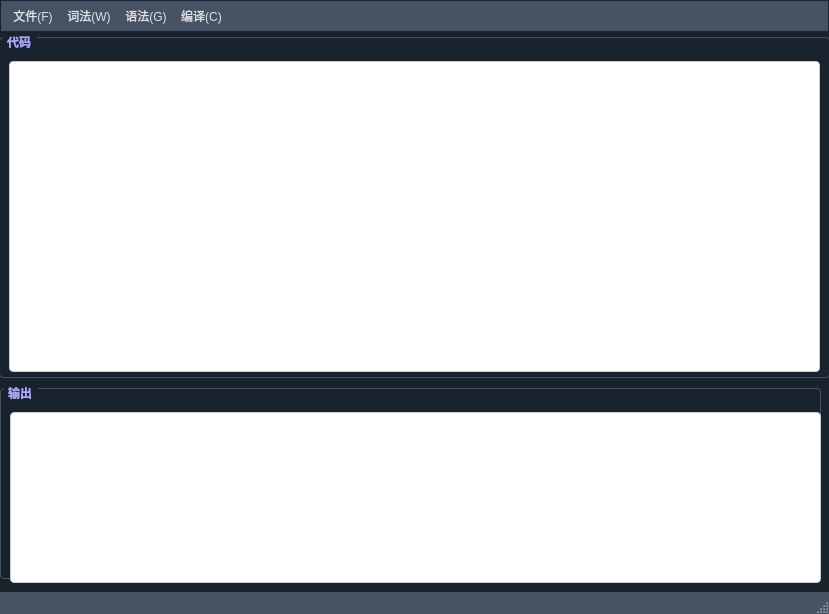
<?xml version="1.0" encoding="UTF-8"?>
<ui version="4.0">
 <class>ParserClass</class>
 <widget class="QMainWindow" name="ParserClass">
  <property name="geometry">
   <rect>
    <x>0</x>
    <y>0</y>
    <width>829</width>
    <height>614</height>
   </rect>
  </property>
  <property name="windowTitle">
   <string>RustLikeCompiler</string>
  </property>
  <property name="windowIcon">
   <iconset resource="Parser.qrc">
    <normaloff>:/Parser/picture/icon.png</normaloff>:/Parser/picture/icon.png</iconset>
  </property>
  <widget class="QWidget" name="centralWidget">
   <property name="styleSheet">
    <string notr="true">QWidget {
  background-color: #19232D;
  border: 0px solid #455364;
  padding: 0px;
  color: #E0E1E3;
  selection-background-color: #346792;
  selection-color: #E0E1E3;
}

QWidget:disabled {
  background-color: #19232D;
  color: #9DA9B5;
  selection-background-color: #26486B;
  selection-color: #9DA9B5;
}

QWidget::item:selected {
  background-color: #346792;
}

QWidget::item:hover:!selected {
  background-color: #1A72BB;
}</string>
   </property>
   <widget class="QGroupBox" name="groupBox">
    <property name="geometry">
     <rect>
      <x>-1</x>
      <y>-1</y>
      <width>831</width>
      <height>351</height>
     </rect>
    </property>
    <property name="styleSheet">
     <string notr="true">QGroupBox {
	color: rgb(170, 170, 255);
  font-weight: bold;
  border: 1px solid #455364;
  border-radius: 4px;
  padding: 2px;
  margin-top: 6px;
  margin-bottom: 4px;
}

QGroupBox::title {
  rgb(255, 255, 255)
  subcontrol-origin: margin;
  subcontrol-position: top left;
  left: 4px;
  padding-left: 2px;
  padding-right: 4px;
  padding-top: -4px;
}

QGroupBox::indicator {
  margin-left: 2px;
  margin-top: 2px;
  padding: 0;
  height: 14px;
  width: 14px;
}
</string>
    </property>
    <property name="title">
     <string>代码</string>
    </property>
    <widget class="MyTextEdit" name="textEdit">
     <property name="geometry">
      <rect>
       <x>10</x>
       <y>30</y>
       <width>811</width>
       <height>311</height>
      </rect>
     </property>
     <property name="font">
      <font>
       <family>Consolas</family>
      </font>
     </property>
     <property name="styleSheet">
      <string notr="true">QTextEdit {
  background-color: #FFFFFF;
  color: #19232D;
  border-radius: 4px;
  border: 1px solid #C9CDD0;
}

QTextEdit:focus {
  border: 1px solid #73C7FF;
}

QTextEdit:selected {
  background: #9FCBFF;
  color: #C9CDD0;
}</string>
     </property>
    </widget>
   </widget>
   <widget class="QGroupBox" name="groupBox_2">
    <property name="geometry">
     <rect>
      <x>0</x>
      <y>350</y>
      <width>821</width>
      <height>201</height>
     </rect>
    </property>
    <property name="styleSheet">
     <string notr="true">QGroupBox {
	color: rgb(170, 170, 255);
  font-weight: bold;
  border: 1px solid #455364;
  border-radius: 4px;
  padding: 2px;
  margin-top: 6px;
  margin-bottom: 4px;
}

QGroupBox::title {
  rgb(255, 255, 255)
  subcontrol-origin: margin;
  subcontrol-position: top left;
  left: 4px;
  padding-left: 2px;
  padding-right: 4px;
  padding-top: -4px;
}

QGroupBox::indicator {
  margin-left: 2px;
  margin-top: 2px;
  padding: 0;
  height: 14px;
  width: 14px;
}
</string>
    </property>
    <property name="title">
     <string>输出</string>
    </property>
    <widget class="QTextBrowser" name="textBrowser">
     <property name="geometry">
      <rect>
       <x>10</x>
       <y>30</y>
       <width>811</width>
       <height>171</height>
      </rect>
     </property>
     <property name="font">
      <font>
       <family>宋体</family>
      </font>
     </property>
     <property name="styleSheet">
      <string notr="true">QTextBrowser {
	background-color: rgb(255, 255, 255);
  
  color: #19232D;
  border-radius: 4px;
  border: 1px solid #C9CDD0;
}</string>
     </property>
    </widget>
   </widget>
  </widget>
  <widget class="QMenuBar" name="menuBar">
   <property name="geometry">
    <rect>
     <x>0</x>
     <y>0</y>
     <width>829</width>
     <height>31</height>
    </rect>
   </property>
   <property name="styleSheet">
    <string notr="true">QMenuBar {
  background-color: #455364;
  padding: 2px;
  border: 1px solid #19232D;
  color: #E0E1E3;
  selection-background-color: #1A72BB;
}

QMenuBar:focus {
  border: 1px solid #346792;
}

QMenuBar::item {
  background: transparent;
  padding: 4px;
}

QMenuBar::item:selected {
  padding: 4px;
  background: transparent;
  border: 0px solid #455364;
  background-color: #1A72BB;
}</string>
   </property>
   <widget class="QMenu" name="menu_F">
    <property name="title">
     <string>文件(F)</string>
    </property>
    <property name="toolTipsVisible">
     <bool>false</bool>
    </property>
    <addaction name="action_Code"/>
    <addaction name="action_Grammar"/>
   </widget>
   <widget class="QMenu" name="menu_W">
    <property name="title">
     <string>词法(W)</string>
    </property>
    <addaction name="action_Token"/>
    <addaction name="action_DFA"/>
   </widget>
   <widget class="QMenu" name="menu_G">
    <property name="title">
     <string>语法(G)</string>
    </property>
    <addaction name="action_Table"/>
    <addaction name="action_Process"/>
    <addaction name="action_Tree"/>
    <addaction name="actionLR_1_DFA"/>
   </widget>
   <widget class="QMenu" name="menu_C">
    <property name="title">
     <string>编译(C)</string>
    </property>
    <addaction name="action_Run"/>
    <addaction name="action_Restart"/>
   </widget>
   <addaction name="menu_F"/>
   <addaction name="menu_W"/>
   <addaction name="menu_G"/>
   <addaction name="menu_C"/>
  </widget>
  <widget class="QStatusBar" name="statusBar">
   <property name="styleSheet">
    <string notr="true">QStatusBar {
	color: rgb(255, 255, 255);
  border: 1px solid #455364;
  /* Fixes Spyder #9120, #9121 */
  background: #455364;
  /* Fixes #205, white vertical borders separating items */
}

QStatusBar::item {
  border: none;
}

QStatusBar QToolTip {
  background-color: #1A72BB;
  border: 1px solid #19232D;
  color: #19232D;
  /* Remove padding, for fix combo box tooltip */
  padding: 0px;
  /* Reducing transparency to read better */
  opacity: 230;
}

QStatusBar QLabel {
  /* Fixes Spyder #9120, #9121 */
  background: transparent;
}
</string>
   </property>
  </widget>
  <action name="action_Code">
   <property name="text">
    <string>导入源代码</string>
   </property>
  </action>
  <action name="action_Grammar">
   <property name="text">
    <string>导入文法</string>
   </property>
  </action>
  <action name="actionDFA">
   <property name="text">
    <string>DFA</string>
   </property>
  </action>
  <action name="action_Token">
   <property name="text">
    <string>Token</string>
   </property>
  </action>
  <action name="action_DFA">
   <property name="text">
    <string>DFA</string>
   </property>
  </action>
  <action name="action_Table">
   <property name="text">
    <string>Action Goto Table</string>
   </property>
  </action>
  <action name="action_Process">
   <property name="text">
    <string>归约过程</string>
   </property>
  </action>
  <action name="action_Tree">
   <property name="text">
    <string>语法分析树</string>
   </property>
  </action>
  <action name="action_Run">
   <property name="text">
    <string>开始编译</string>
   </property>
  </action>
  <action name="action_Restart">
   <property name="text">
    <string>重置</string>
   </property>
  </action>
  <action name="actionLR_1_DFA">
   <property name="text">
    <string>LR(1)  DFA</string>
   </property>
  </action>
 </widget>
 <layoutdefault spacing="6" margin="11"/>
 <customwidgets>
  <customwidget>
   <class>MyTextEdit</class>
   <extends>QTextEdit</extends>
   <header>mytextedit.hpp</header>
  </customwidget>
 </customwidgets>
 <resources>
  <include location="Parser.qrc"/>
 </resources>
 <connections/>
</ui>
